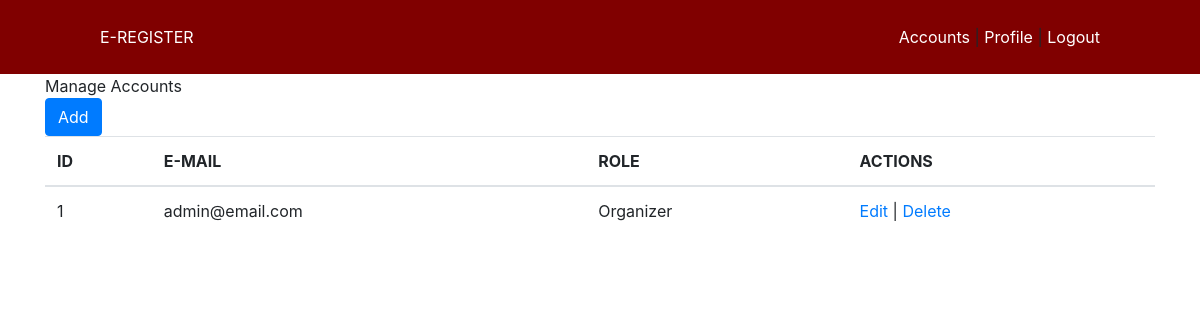
Screenshot of /accounts/manage/ (signed in) with the database file from the repository.
### accounts/models.py (models this page shows, shortened)
class User(AbstractBaseUser, PermissionsMixin):
    first_name = models.CharField(max_length=50)
    middle_name = models.CharField(max_length=50)
    last_name = models.CharField(max_length=50)
    email = models.EmailField(max_length=30, unique=True)
    contact_no = models.CharField(max_length=20, blank=True)
    role = models.ForeignKey(UserRole, on_delete=models.CASCADE, null=True, default=None, blank=True)
    qr_code = models.ImageField(upload_to='qr_code', null=True)
    is_admin = models.BooleanField(default=False)
    is_staff = models.BooleanField(default=False)
    is_superuser = models.BooleanField(default=False)
    objects = UserManager()
    USERNAME_FIELD = 'email'
    REQUIRED_FIELDS = []

class UserRole(models.Model):
    name = models.CharField(max_length=100)
    date_created = models.DateTimeField(auto_now_add=True)
    def __str__(self):
        return self.name

### accounts/views.py (the view, shortened to what this page needs)
# urls.py: path('manage/', views.ManageAccounts.as_view(), name='accounts-manage'),
class ManageAccounts(View):
    name = 'accounts/manage.html'
    def get(self, request):
        users = User.objects.all()
        user_roles = UserRole.objects.all()
        context = {
            'users': users,
            'user_roles': user_roles,
        }
        return render(request, self.name, context)

### accounts/templates/accounts/manage.html (shortened to what this page needs)
{% extends 'events/base.html' %}
{% block content %}
Manage Accounts
<div>
    <button type="button" class="btn btn-primary" data-toggle="modal" data-target="#add-modal">Add</button>
</div>
<table class="table">
    <thead>
        <tr>
            <th>ID</th>
            <th>E-MAIL</th>
            <th>ROLE</th>
            <th>ACTIONS</th>
        </tr>
    </thead>
    <tbody>
        {% for user in users %}
        <tr>
            <td>{{ user.pk }}</td>
            <td>{{ user.email }}</td>
            <td>{{ user.role }}</td>
            <td><a href="#">Edit</a> | <a href="#" onclick="deleteUser({{ user.pk }});">Delete</a></td>
        </tr>
        {% endfor %}
    </tbody>
</table>
{% endblock %}

### rows the page displays
User: pk "1", email "admin@email.com", role "Organizer"
